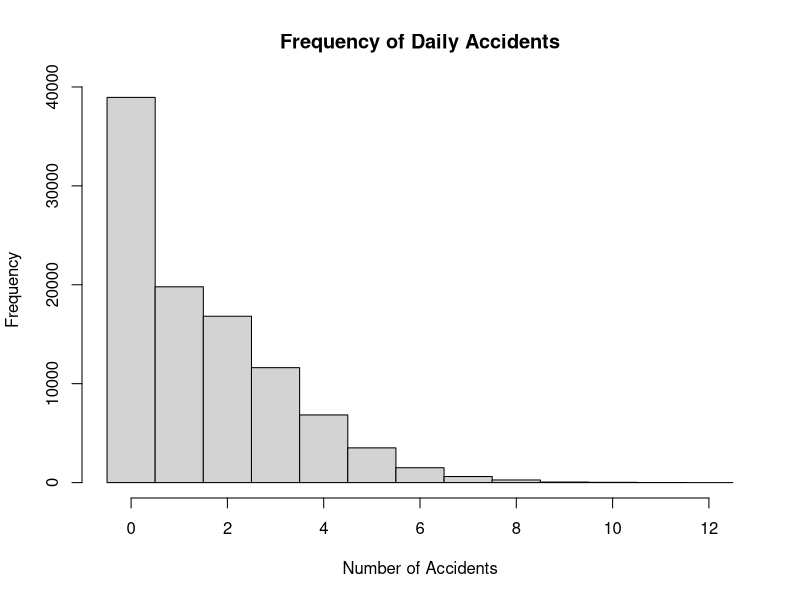

Source code (R):
install.packages('expm')
library('expm')

# Excersize 1.35 ----------------------------
accidents <- function() {
   poisson_param <- sample(0:3,1)
   rpois(1, poisson_param)
}

number_days <- 100000
nbr_accidents <- replicate(number_days, accidents())

sprintf("Mean number of accidents per day: %f", mean(nbr_accidents))

sprintf("Variance in number of accidents per day: %f", var(nbr_accidents))

hist(nbr_accidents,
     breaks=(-0.5:(max(nbr_accidents)+0.5)),
     main='Frequency of Daily Accidents',
     xlab='Number of Accidents')

# Exercise 2.27 ------------------------------

# (a)
gamble <- function(k,n,p) {
   # Run until win or loss
   while (k > 0 && k < n) {
      r <- runif(1,0,1)
      if (r >= p) {
         k <- k + 1
      } else {
         k <- k - 1
      }
      #print(k)
   }
   if (k == 0) {
      0
   } else {
      1
   }
}

k <- 2   # Starting capital
n <- 5   # Win condition
p <- 1/2 # Win probability

trials <- 100000

simlist <- replicate(trials, gamble(k,n,p))
win_mean <- mean(simlist)

sprintf("Expected risk of ruin: %f", 1 - win_mean)

# (b)
init_state = c(0, 0, 1, 0, 0, 0)

trans_prob <- c(  1,   0,   0,   0,   0,   0,
                1/2,   0, 1/2,   0,   0,   0,
                  0, 1/2,   0, 1/2,   0,   0,
                  0,   0, 1/2,   0, 1/2,   0,
                  0,   0,   0, 1/2,   0, 1/2,
                  0,    0,   0,   0,   0,  1)

P <- matrix(trans_prob, nrow=6, byrow=TRUE)
rownames(P) <- c("0", "1", "2", "3", "4", "5")
colnames(P) <- c("0", "1", "2", "3", "4", "5")

n <- 100

final_prob <- init_state %*% (P %^% n)

sprintf("Longterm probability for ruin: %f", final_prob[1])

# (c)

exact_prob = (n - k)/n
sprintf("Exact probability: %f", exact_prob)


# Exercise 3.52 -------------------------------

# (a) See example 3.28.

# You can't really be in the states 2, 5 and 8 so we don't need those states 
# represented in our transition matrix. 

trans_prob <- c(0, 1, 1, 1, 0, 1, 0,
                0, 0, 2, 1, 0, 1, 0,
                0, 0, 1, 1, 1, 1, 0,
                0, 0, 1, 1, 1, 1, 0,
                0, 0, 0, 1, 1, 1, 1,
                0, 0, 0, 1, 0, 2, 1,
                0, 0, 0, 0, 0, 0, 4) / 4

P <- matrix(trans_prob, ncol=7, byrow=TRUE)
rownames(P) <- c("0", "1", "3", "4", "6", "7", "9")
colnames(P) <- c("0", "1", "3", "4", "6", "7", "9")

Q <- P[1:6,1:6]
F <- solve(diag(6) - Q)
a <- F %*% rep(1,6)

colnames(a) <- c("9")

sprintf("Expected number of steps to win finish the game (0->9): %f", (a[1]))

# (b) See example 3.29.

# We make 3 an absorbing state since we have two possible outcomes: either we 
# pass through 3 or we don't.

P2 <- P[3:7, 3:7] # No prob to land on 0,1
P2 <- P2[c(2,3,4,1,5), c(2,3,4,1,5)] # Reorder to block matrix
P2[4, 1:5] <- c(0, 0, 0, 1, 0) 

Q <- P2[1:3, 1:3]
R <- P2[1:3, 4:5]
F <- solve(diag(3) - Q)
a <- F %*% R

#colnames(a) <- c("3", "9")

sprintf("Probability of passing through 3 if starting on 6: %f", a["6","3"])
sprintf("Probability of not passing through 3 if starting on 6: %f", a["6","9"])
